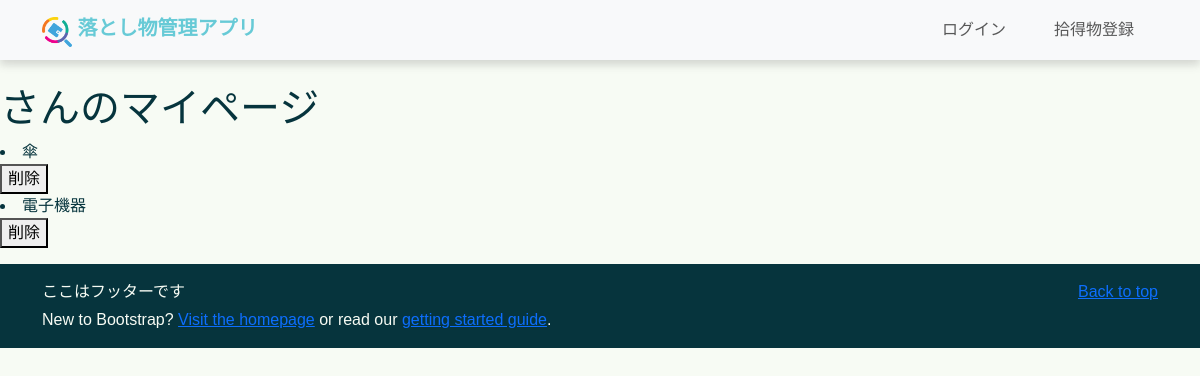
Before: /mypage/student/ with the older database file.
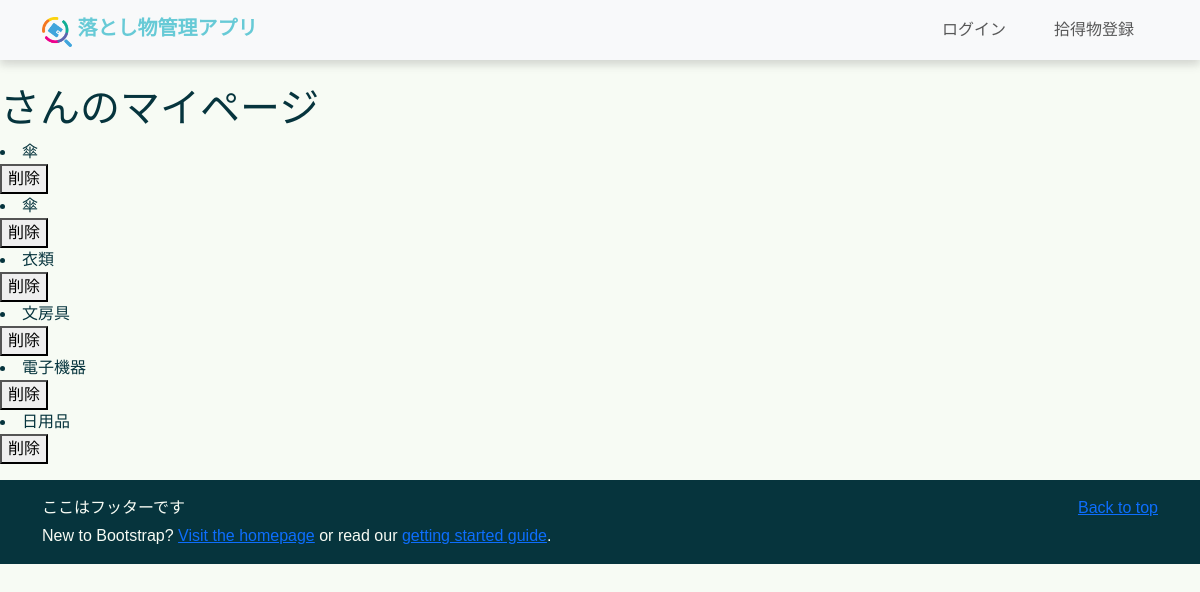
After: the same page with the newer database file.
### top/models.py (models this page shows, shortened)
class Item(models.Model):
    item_id = models.AutoField(primary_key=True)
    item_name = models.ForeignKey(ItemsNameTag, on_delete=models.CASCADE, verbose_name="Item Name")
    PorD_location = models.ForeignKey(PickedOrDroppedLocationsTag, on_delete=models.CASCADE,
                                      verbose_name="Picked or Dropped Location")
    storage_location = models.ForeignKey(StorageLocationsTag, on_delete=models.CASCADE, verbose_name="Storage Location", null=True)
    item_type = models.IntegerField(verbose_name="Item Type", help_text="0: Found, 1: Lost")
    status = models.SmallIntegerField(verbose_name="Status", help_text="0: Pending, 1: In Progress, 2: Resolved")
    created_at = models.DateTimeField() # 時間を自動的に更新しない
    updated_at = models.DateTimeField(auto_now=True, null=True, blank=True)
    contact_email = models.EmailField(max_length=100, null=True, blank=True)
    contact_phone = models.CharField(max_length=20, null=True, blank=True)
    description = models.TextField(null=True, blank=True)

class ItemsNameTag(models.Model):
    item_name_id = models.AutoField(primary_key=True)
    item_name = models.CharField(max_length=100, verbose_name="Name tags for items",
                                 help_text="Stationery, clothing, electronic equipment, etc.")
    description = models.TextField(null=True, blank=True)

### mypage/views.py (the view)
# urls.py: path("student/", views.student_mypage, name="student_mypage"), # 学生マイページ表示
def student_mypage(request): # 表示用ビュー
    username = request.user.username # ユーザー名の取得
    useritems = Item.objects.filter(contact_email__startswith=username, item_type=1)
    return render(request, "student.html", {"useritems":useritems})

### mypage/templates/student.html (shortened to what this page needs)
{% extends "base.html" %}
{% load static %}
{% block content %}
<h1>{{ user.username }}さんのマイページ</h1>
{% if useritems %}
    {% for item in useritems %}
        <li>{{ item.item_name.item_name }}</li>
        <form action="{% url 'mypage:student_delete' item.item_id %}" method="POST">
            <button type="submit" onclick="return confirm('この登録を解除してよろしいですか？');">削除</button>
        </form>
    {% endfor %}
{% else %}
    <p>遺失物は登録されていません</p>
{% endif %}
{% endblock content %}

Changed rows visible on the page:
now on this page (row edited): Item: item_name.item_name "傘"
now on this page (row edited): Item: item_name.item_name "衣類"
now on this page (row edited): Item: item_name.item_name "文房具"
now on this page (row edited): Item: item_name.item_name "日用品"
